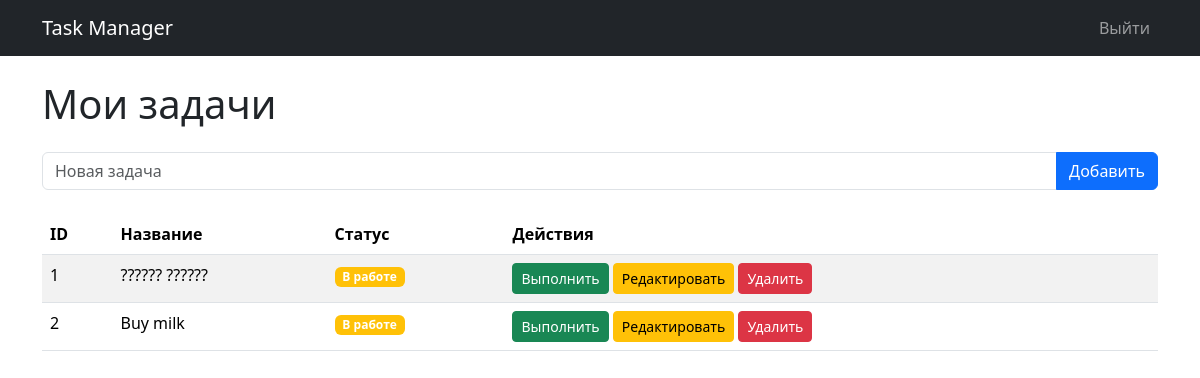
The app's page /tasks (signed in), older data.
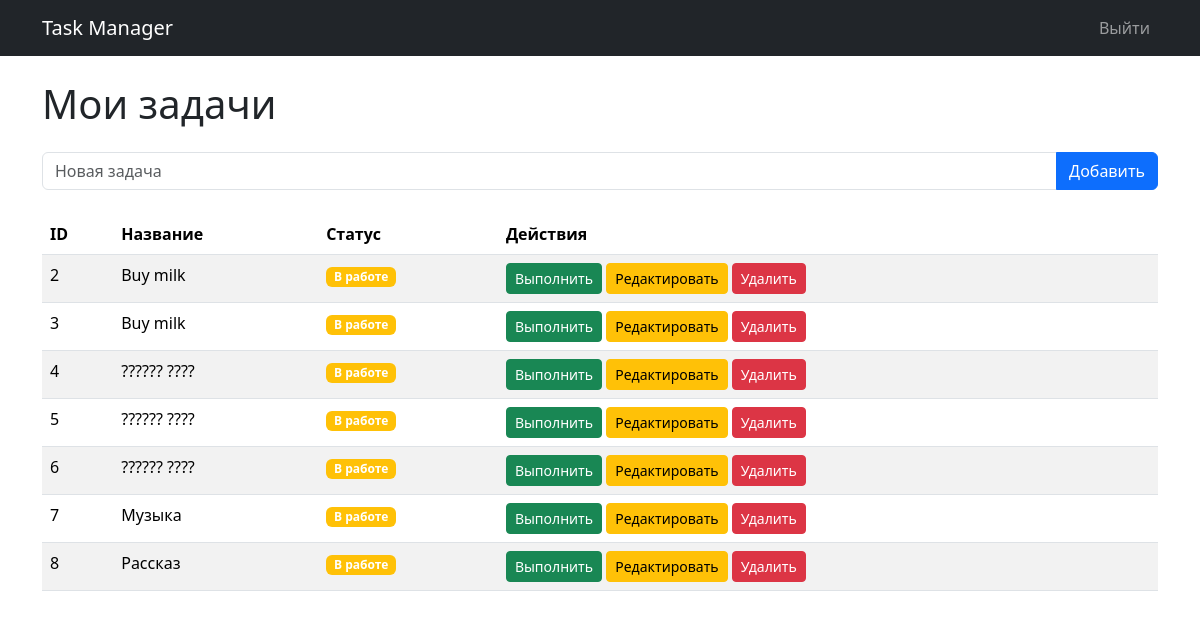
The same page, newer data.
### tables this page shows
CREATE TABLE tasks 
                     (id INTEGER PRIMARY KEY AUTOINCREMENT, title TEXT, status TEXT);

### main.py (the view, shortened to what this page needs)
@app.route('/tasks', methods=['GET', 'POST'])
def tasks():
    redirect_if_needed = require_login()
    if redirect_if_needed:
        return redirect_if_needed
    tasks_list = get_all_tasks()
    return render_template('tasks.html', tasks=tasks_list)

### main.py (called while the page is built)
@contextmanager
def get_db_connection():
    conn = sqlite3.connect(DATABASE)
    try:
        yield conn
    finally:
        conn.close()

def get_all_tasks():
    with get_db_connection() as conn:
        c = conn.cursor()
        c.execute('SELECT * FROM tasks')
        return [{'id': row[0], 'title': row[1], 'status': row[2]} for row in c.fetchall()]

def require_login():
    if 'logged_in' not in session or not session['logged_in']:
        return redirect('/login')
    return None

### templates/tasks.html (shortened to what this page needs)
<!DOCTYPE html>
<html lang="en">
<head>
    <link href="https://cdn.jsdelivr.net/npm/bootstrap@5.3.3/dist/css/bootstrap.min.css" rel="stylesheet">
</head>
<body>
    <nav class="navbar navbar-expand-lg navbar-dark bg-dark">
        <div class="container">
            <a class="navbar-brand" href="/tasks">Task Manager</a>
            <div class="navbar-nav ms-auto">
                <a class="nav-link" href="/logout">Выйти</a>
            </div>
        </div>
    </nav>
    <div class="container mt-4">
        <h1 class="mb-4">Мои задачи</h1>
        <form method="POST" class="mb-4">
            <div class="input-group">
                <input type="text" name="title" class="form-control" placeholder="Новая задача" required>
                <button type="submit" class="btn btn-primary">Добавить</button>
            </div>
        </form>
        <table class="table table-striped">
            <thead>
                <tr>
                    <th>ID</th>
                    <th>Название</th>
                    <th>Статус</th>
                    <th>Действия</th>
                </tr>
            </thead>
            <tbody>
                {% for task in tasks %}
                    <tr>
                        <td>{{ task.id }}</td>
                        <td>{{ task.title }}</td>
                        <td>
                            {% if task.status == 'done' %}
                                <span class="badge bg-success">Выполнено</span>
                            {% else %}
                                <span class="badge bg-warning">В работе</span>
                            {% endif %}
                        </td>
                        <td>
                            {% if task.status != 'done' %}
                                <form action="/tasks/{{ task.id }}/done" method="POST" class="d-inline">
                                    <button type="submit" class="btn btn-sm btn-success">Выполнить</button>
                                </form>
                            {% endif %}
                            <a href="/tasks/{{ task.id }}/edit" class="btn btn-sm btn-warning">Редактировать</a>
                            <form action="/tasks/{{ task.id }}/delete" method="POST" class="d-inline">
                                <button type="submit" class="btn btn-sm btn-danger" onclick="return confirm('Удалить задачу?');">Удалить</button>
                            </form>
                        </td>
                    </tr>
                {% endfor %}
            </tbody>
        </table>
    </div>
</body>
</html>

Row changes from the older to the newer data that the page shows:
removed tasks: id "1", title "?????? ??????", status "В работе"
added tasks: id "3", title "Buy milk", status "В работе"
added tasks: id "4", title "?????? ????", status "В работе"
added tasks: id "5", title "?????? ????", status "В работе"
added tasks: id "6", title "?????? ????", status "В работе"
added tasks: id "7", title "Музыка", status "В работе"
added tasks: id "8", title "Рассказ", status "В работе"
